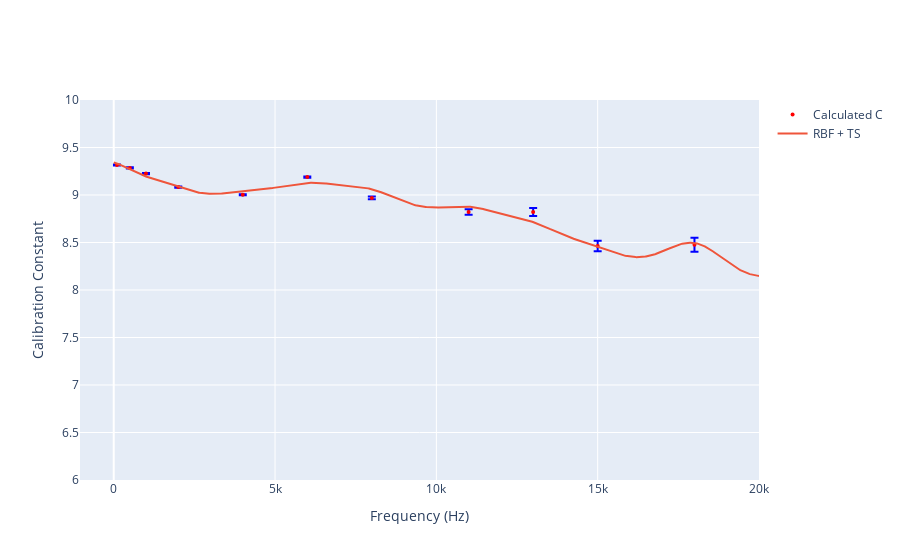

Here is the notebook cell this chart was saved with:
### Code cell
# Plotting
fig = go.Figure()
fig.add_trace(go.Scatter(
    x=sc_f_arr, y=C_arr,
    name='Calculated C',
    mode='markers',
    error_y=dict(
        type='data',
        array=C_std_arr,
        color='blue'
    ),
    marker=dict(
        color='red',
        size=4
    )
))

# fig.add_trace(go.Scatter(
#     x=f_space, y=O4_T_series(f_space, *p2),
#     mode='lines',
#     name='TS O4'

# ))

fig.add_trace(go.Scatter(
    x=f_space, y=sc_cal_coeff(f_space),
    mode='lines',
    name='RBF + TS'

))

# fig.add_trace(go.Scatter(
#     x=f_space, y=rbf_interpolator(f_space),
#     mode='lines',
#     name='RBF'

# ))

fig.update_layout(
    xaxis_title='Frequency (Hz)',
    yaxis_title='Calibration Constant',
    xaxis=dict(
        type='linear'
    ),
    yaxis=dict(
        range=(6, 10)
    )
)


fig.show()
fig.write_image('SC vs F.png')

### Figure 1 — Plotly figure (JSON) as saved in the notebook; plotly's stock layout.template omitted (floating-point values rounded to 4 significant figures; data arrays with more than 128 entries replaced by an {"elided": "..."} marker saying what was removed)
{"data": [{"error_y": {"array": [0.004555, 0.006021, 0.006213, 0.006151, 0.005574, 0.006541, 0.01346, 0.02921, 0.04115, 0.05545, 0.0739], "color": "blue", "type": "data"}, "marker": {"color": "red", "size": 4}, "mode": "markers", "name": "Calculated C", "type": "scatter", "x": [100, 500, 1000, 2000, 4000, 6000, 8000, 11000, 13000, 15000, 18000], "y": [9.316, 9.285, 9.226, 9.084, 9.002, 9.189, 8.97, 8.822, 8.821, 8.462, 8.476]}, {"mode": "lines", "name": "RBF + TS", "type": "scatter", "x": {"elided": "1000 float values"}, "y": {"elided": "1000 float values"}}], "layout": {"xaxis": {"title": {"text": "Frequency (Hz)"}, "type": "linear"}, "yaxis": {"range": [6, 10], "title": {"text": "Calibration Constant"}}}}
